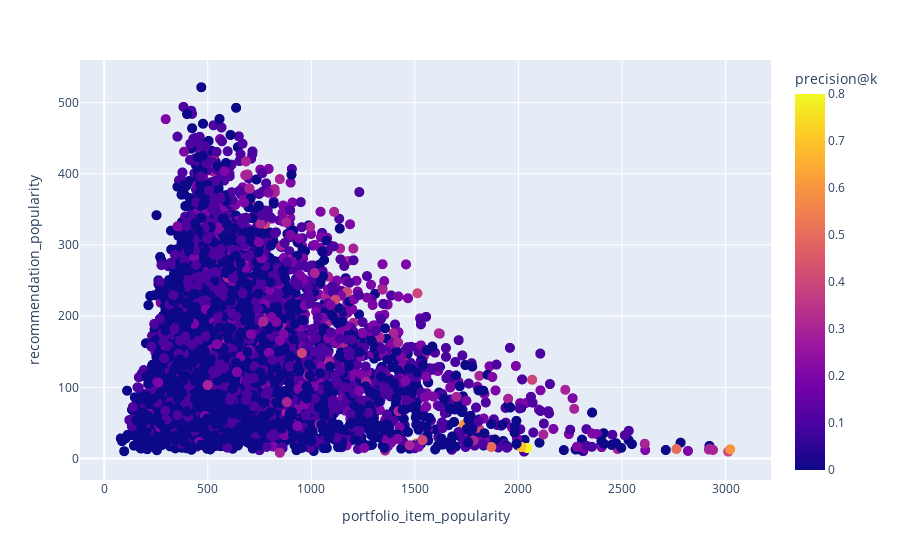

Notebook cell for this chart:
### Code cell
fig = px.scatter(results_df, x="portfolio_item_popularity", y="recommendation_popularity", color="precision@k") #symbol
fig.update_traces(marker=dict(size=10))
fig.show()

### Figure 1 — Plotly figure (JSON) as saved in the notebook; plotly's stock layout.template omitted (floating-point values rounded to 4 significant figures; data arrays with more than 128 entries replaced by an {"elided": "..."} marker saying what was removed)
{"data": [{"hovertemplate": "portfolio_item_popularity=%{x}<br>recommendation_popularity=%{y}<br>precision@k=%{marker.color}<extra></extra>", "legendgroup": "", "marker": {"color": {"elided": "5906 float values"}, "coloraxis": "coloraxis", "size": 10, "symbol": "circle"}, "mode": "markers", "name": "", "showlegend": false, "type": "scattergl", "x": {"elided": "5906 float values"}, "xaxis": "x", "y": {"elided": "5906 float values"}, "yaxis": "y"}], "layout": {"coloraxis": {"colorbar": {"title": {"text": "precision@k"}}, "colorscale": [[0, "#0d0887"], [0.1111, "#46039f"], [0.2222, "#7201a8"], [0.3333, "#9c179e"], [0.4444, "#bd3786"], [0.5556, "#d8576b"], [0.6667, "#ed7953"], [0.7778, "#fb9f3a"], [0.8889, "#fdca26"], [1, "#f0f921"]]}, "legend": {"tracegroupgap": 0}, "margin": {"t": 60}, "xaxis": {"anchor": "y", "domain": [0, 1], "title": {"text": "portfolio_item_popularity"}}, "yaxis": {"anchor": "x", "domain": [0, 1], "title": {"text": "recommendation_popularity"}}}}
